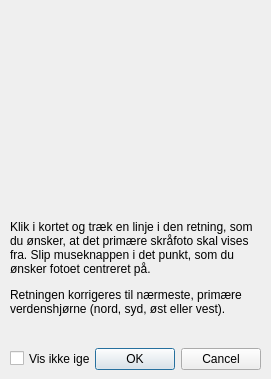
<?xml version="1.0" encoding="UTF-8"?>
<ui version="4.0">
 <class>skraafotosDialogBase</class>
 <widget class="QDialog" name="skraafotosDialogBase">
  <property name="geometry">
   <rect>
    <x>0</x>
    <y>0</y>
    <width>271</width>
    <height>379</height>
   </rect>
  </property>
  <property name="windowTitle">
   <string>Skråfotos</string>
  </property>
  <widget class="QDialogButtonBox" name="button_box">
   <property name="geometry">
    <rect>
     <x>10</x>
     <y>343</y>
     <width>251</width>
     <height>32</height>
    </rect>
   </property>
   <property name="orientation">
    <enum>Qt::Horizontal</enum>
   </property>
   <property name="standardButtons">
    <set>QDialogButtonBox::Cancel|QDialogButtonBox::Ok</set>
   </property>
  </widget>
  <widget class="QLabel" name="giflabel">
   <property name="geometry">
    <rect>
     <x>10</x>
     <y>10</y>
     <width>254</width>
     <height>198</height>
    </rect>
   </property>
   <property name="text">
    <string/>
   </property>
   <property name="pixmap">
    <pixmap>demo.gif</pixmap>
   </property>
  </widget>
  <widget class="QCheckBox" name="chkDontShow">
   <property name="geometry">
    <rect>
     <x>10</x>
     <y>350</y>
     <width>81</width>
     <height>17</height>
    </rect>
   </property>
   <property name="text">
    <string>Vis ikke igen</string>
   </property>
  </widget>
  <widget class="QLabel" name="label">
   <property name="enabled">
    <bool>true</bool>
   </property>
   <property name="geometry">
    <rect>
     <x>10</x>
     <y>220</y>
     <width>251</width>
     <height>101</height>
    </rect>
   </property>
   <property name="text">
    <string>&lt;html&gt;&lt;head/&gt;&lt;body&gt;&lt;p&gt;Klik i kortet og træk en linje i den retning, som du ønsker, at det primære skråfoto skal vises fra. Slip museknappen i det punkt, som du ønsker fotoet centreret på. &lt;/p&gt;&lt;p&gt;Retningen korrigeres til nærmeste, primære verdenshjørne (nord, syd, øst eller vest).&lt;/p&gt;&lt;/body&gt;&lt;/html&gt;</string>
   </property>
   <property name="alignment">
    <set>Qt::AlignLeading|Qt::AlignLeft|Qt::AlignTop</set>
   </property>
   <property name="wordWrap">
    <bool>true</bool>
   </property>
  </widget>
 </widget>
 <resources/>
 <connections>
  <connection>
   <sender>button_box</sender>
   <signal>accepted()</signal>
   <receiver>skraafotosDialogBase</receiver>
   <slot>accept()</slot>
   <hints>
    <hint type="sourcelabel">
     <x>20</x>
     <y>20</y>
    </hint>
    <hint type="destinationlabel">
     <x>20</x>
     <y>20</y>
    </hint>
   </hints>
  </connection>
  <connection>
   <sender>button_box</sender>
   <signal>rejected()</signal>
   <receiver>skraafotosDialogBase</receiver>
   <slot>reject()</slot>
   <hints>
    <hint type="sourcelabel">
     <x>20</x>
     <y>20</y>
    </hint>
    <hint type="destinationlabel">
     <x>20</x>
     <y>20</y>
    </hint>
   </hints>
  </connection>
 </connections>
</ui>
